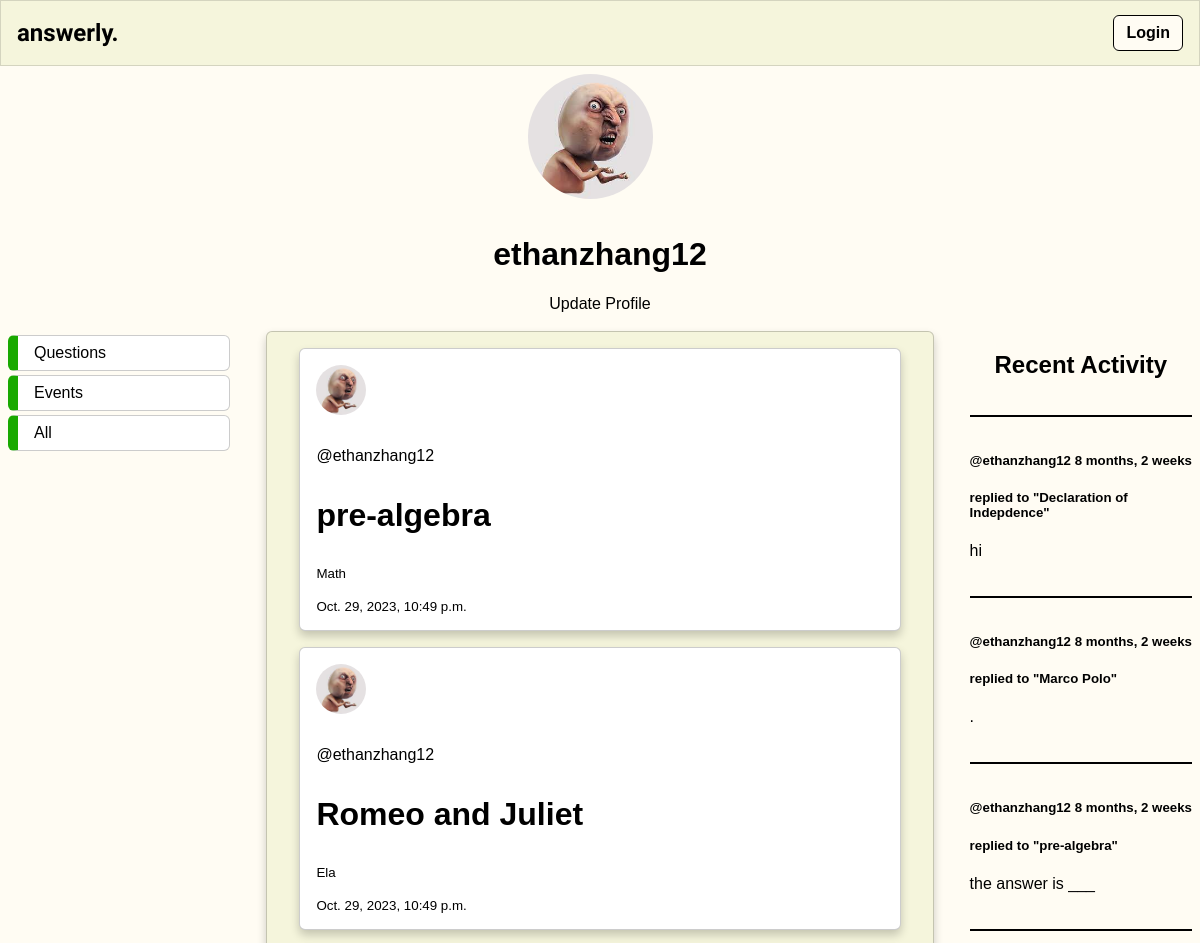
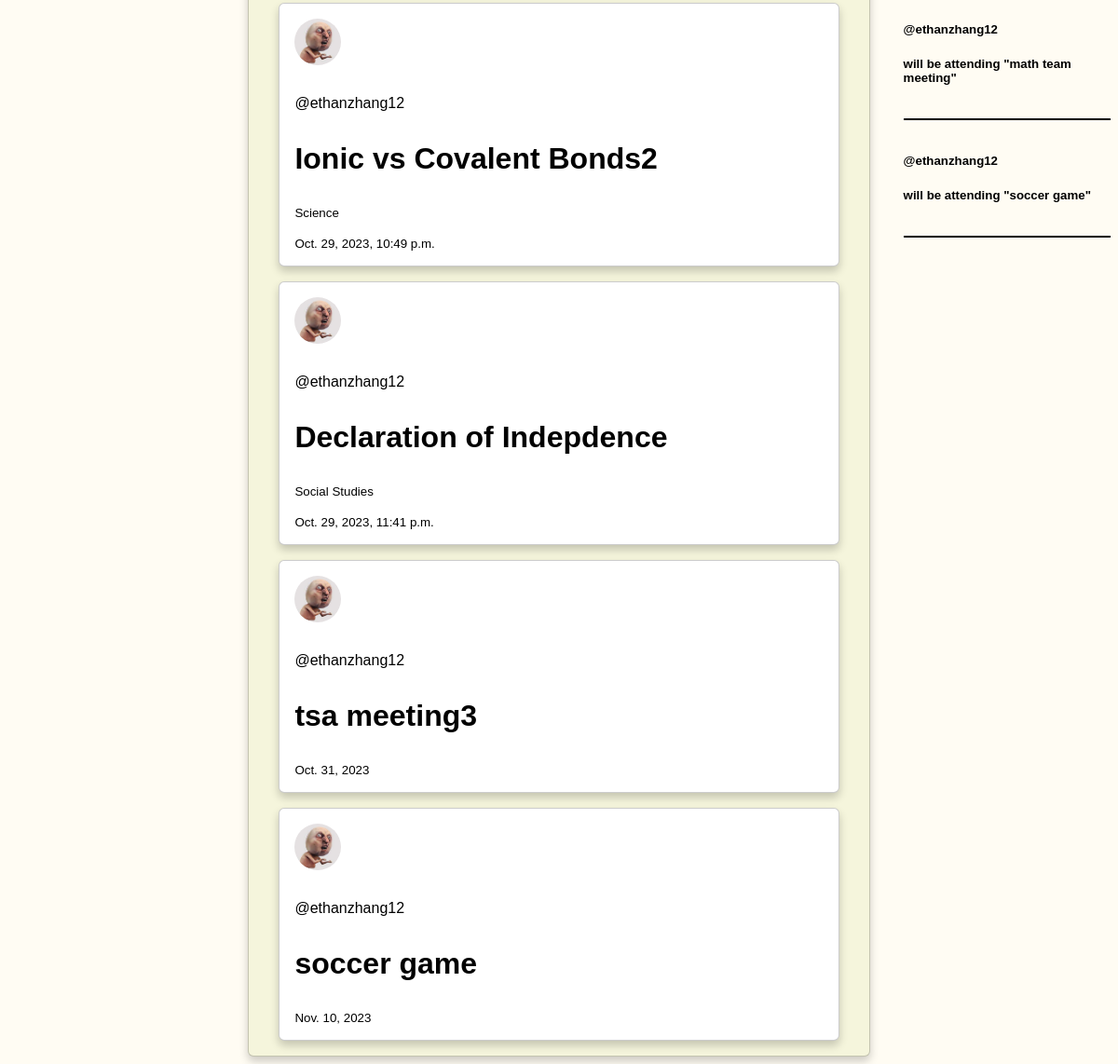
The app's page /profile/1 with its own data (2 pictures, top to bottom).
### questions/models.py (models this page shows, shortened)
class Profile(models.Model):
    user = models.OneToOneField(User, on_delete=models.CASCADE)
    image = models.ImageField(default='default.jpg', upload_to='profile_pics')

class Question(models.Model):
    class Subject(models.TextChoices):
        MATH = 'Math'
        SCIENCE = 'Science'
        SOCIAL_STUDIES = 'Social Studies'
        ELA = 'Ela'
    author = models.ForeignKey(User, on_delete=models.SET_NULL, null=True)
    title = models.CharField(max_length=200)
    subject = models.CharField(max_length=20, choices = Subject.choices, null=False, blank=False )
    description = models.TextField(null=True, blank=True)
    participants = models.ManyToManyField(User, related_name='participants', blank=True)
    updated = models.DateTimeField(auto_now=True)
    image = models.ImageField(default='default.jpg', upload_to='question_images', blank=True, null=True)
    created = models.DateTimeField(auto_now_add=True)
    def __str__(self):
        return self.title

class Event(models.Model):
    title = models.CharField(max_length=200)
    host = models.ForeignKey(User, on_delete=models.SET_NULL, null=True)
    description = models.TextField(null=True, blank=True)
    date = models.DateField(default=datetime.date.today)
    location = models.CharField(max_length=200)
    def __str__(self):
        return self.title

class Response(models.Model):
    user = models.ForeignKey(User, on_delete=models.SET_NULL, null=True)
    question = models.ForeignKey(Question, on_delete=models.CASCADE)
    body = models.TextField()
    created = models.DateTimeField(auto_now_add=True)
    class Meta:
        ordering = ['-created']
    def __str__(self):
        return self.body[0:30]

class EventResponse(models.Model):
    user = models.ForeignKey(User, on_delete=models.SET_NULL, null=True)
    event = models.ForeignKey(Event, on_delete=models.CASCADE, null=True)
    attending = models.BooleanField(null=True, blank=True)
    notattending = models.BooleanField(null=True, blank=True)

### questions/views.py (the view, shortened to what this page needs)
# urls.py: path('profile/<str:pk>', userProfile, name = 'profile'),
def userProfile(request, pk):
    user = User.objects.get(id=pk)
    questions = user.question_set.all()
    events = user.event_set.all()
    questionResponses = user.response_set.all()
    eventResponses = user.eventresponse_set.all()
    q = request.GET.get('q') if request.GET.get('q') != None else ''
    if q == 'questions':
        context = {
            'user': user,
            'questions': questions,
            'events': events,
            'responses': questionResponses,
            'eresponses': eventResponses,
            'type': 'questions'
        }
        return render(request, 'questions/profile.html', context)
    else:
        context = {
            'user': user,
            'questions': questions,
            'events': events,
            'responses': questionResponses,
            'eresponses': eventResponses,
        }
        return render(request, 'questions/profile.html', context)

### questions/templates/questions/profile.html (shortened to what this page needs)
{% extends 'main.html' %}
{% block content %}
<div>
    <center><img class="account-img" style="border-radius: 50%;" src = "{{ user.profile.image.url }}"></center>
</div>
<div>
    <center><h1>{{ user.username }}</h1></center>
    <center><a href = "{% url 'questions:update-profile'%}">Update Profile</a></center><br>
</div>
<div class = "profile-container">
    <div class="browse">
        <a href="{% url 'questions:profile' user.id %}?q=questions">Questions</a>
        <a href="{% url 'questions:profile' user.id %}?q=events">Events</a>
        <a href="{% url 'questions:profile' user.id %}">All</a>
    </div>
    <div>
        {% if type == 'questions' %}
            {% include 'questions/feed_component.html'%}
        {% elif type == 'events' %}
            {% include 'questions/event_feed.html'%}
        {% else %}
            {% include 'questions/feed_component.html'%}
            {% include 'questions/event_feed.html'%}
        {% endif %}
    </div>
    <div>
        {% include 'questions/activity_component.html' %}
        {% include 'questions/events_component.html' %}
    </div>
</div>
{% endblock content%}

### templates/main.html (shortened to what this page needs)
{% load static %}
<html lang="en">
<head>
    <link rel = 'stylesheet' type = 'text/css' media="screen" href="{% static 'styles/main.css' %}">
</head>
<body>
    {% include 'navbar.html' %}
    <div class="wrapper">
        {% block content %}
        {% endblock content %}
    </div>
</body>
</html>

### templates/navbar.html
{% if request.user.is_authenticated %}
  <nav class="topnav">
      <a  href="{% url 'questions:home' %}">answerly.</a>
      <a href="{% url 'questions:profile' request.user.id %}">Profile</a>
      <a href="{% url 'tutor:display-messages' request.user.id %}">Messages</a>
      <a href="{% url 'questions:logout' %}">Logout</a>
  </nav>
{% else %}
  <nav class="topnav">
      <a href="{% url 'questions:home' %}">answerly.</a>
      <a href="{% url 'questions:login' %}">Login</a>
  </nav>
{% endif %}

### questions/templates/questions/feed_component.html (shortened to what this page needs)
{% for question in questions %}
    <article class="media content-section">
            <div class = "media-body">
                <img class="account-img" style="border-radius: 50%; width: 50px; height: 50px;" src = "{{ question.author.profile.image.url }}">
                <p><a href="{% url 'questions:profile' question.author.id %}">@{{question.author.username}}</a></p>
                <h3><a href="{% url 'questions:question' question.id %}">{{ question.title }}</a></h3>
                <small>{{question.subject}}</small><br><br>
                <small>{{ question.created }}</small>
            </div>
    </article>
{% endfor %}

### questions/templates/questions/event_feed.html (shortened to what this page needs)
{% for event in events %}
    <article class = "media content-section">
            <div>
                <img class="account-img" style="border-radius: 50%; width: 50px; height: 50px;" src = "{{ event.host.profile.image.url }}">
                <p><a href="{% url 'questions:profile' event.host.id %}">@{{event.host.username}}</a></p>
                <h3><a href="{% url 'questions:event' event.id %}">{{ event.title }}</a></h3>
                <small>{{ event.date }}</small>
            </div>
    </article>
{% endfor %}

### questions/templates/questions/activity_component.html
<h2>Recent Activity</h2>
<hr>
{% for message in responses %}
    <div class="media-body">
        <h5><a href="{% url 'questions:profile' message.user.id %}">@{{ message.user }}</a> {{ message.created|timesince }}</h5>
        <h5>replied to <a href="{% url 'questions:question' message.question.id %}">"{{ message.question }}"</a></h5>
        <p>{{ message }}</p>
        <hr>
    </div>
{% endfor %}

### questions/templates/questions/events_component.html
{% for message in eresponses %}
    <div >
        <h5><a href="{% url 'questions:profile' message.user.id %}">@{{ message.user }}</a></h5>
        <h5>will be attending <a href="{% url 'questions:event' message.event.id %}">"{{ message.event }}"</a></h5>
        <hr>
    </div>
{% endfor %}

### static/styles/main.css (style rules this page uses)
h3 { font-size: 2rem; }
a { color: #71c6dd; text-decoration: None; }
.account-img { height: 125px; width: 125px; margin-right: 20px; margin-bottom: 16px; border-radius: 50%; }
:root { --primary: #fffcf3; --secondary: #fff; --font-color: #000; --accent: #f5f5dc; }
nav > a { color: var(--font-color) }
body { color: var(--font-color); font-family: sans-serif; background: var(--primary); margin: 0; }
.wrapper { margin: 8px; }
.home-container, .profile-container { display: grid; grid-template-columns: 1fr 3fr 1fr; gap: 2.25rem; }
.home-container > div:nth-child(2), .profile-container > div:nth-child(2) { padding: 0 2rem; background-color: var(--accent); border: 1px solid rgba(0, 0, 0, 0.2); border-radius: 6px; box-shadow: 0 5px 10px #0003; }
.home-container > div:nth-child(2) > article, .profile-container > div:nth-child(2) > article { padding: 1rem; margin: 1rem 0; border-radius: 6px; border: 1px solid rgba(0, 0, 0, 0.2); box-shadow: 0 5px 10px #0003; background-color: var(--secondary); }
h1, h2 { text-align: center; }
article { padding: 1rem 0; margin: 1rem; background-color: var(--accent); border: 1px solid rgba(0, 0, 0, 0.2); box-shadow: 0 5px 10px #0003; border-radius: 6px; }
hr { height: 2px; margin: 2.25rem 0; border: none; background-color: var(--font-color); }
a { color: var(--font-color); text-decoration: none; }
nav { height: 4rem; max-width: 100%; padding: 0 1rem; display: flex; align-items: center; gap: 1rem; font-weight: bold; background-color: var(--accent); border: 1px solid #0002; }
nav a:first-child { font-size: 1.5rem; font-family: "Judson"; }
nav a:nth-child(2) { margin-left: auto; padding: 8px 12px; }
nav a:last-of-type { background-color: var(--primary); border: 1px solid var(--font-color); border-radius: 6px; padding: 8px 12px; }
.browse a { display: block; padding: 0.5rem 1rem; margin: 0.25rem 0; border: 1px solid rgba(0, 0, 0, 0.2); border-radius: 6px; background-color: var(--secondary); border-left: 10px solid #19a900; }

### questions/templates/questions/profile.html (style rules this page uses)
.profile-container { display: grid; grid-template-columns: 1fr 3fr 1fr; }

### records on screen
Question: author.profile.image (picture), author.username "ethanzhang12", title "pre-algebra", subject "Math", created "Oct. 29, 2023, 10:49 p.m."
Question: author.profile.image (picture), author.username "ethanzhang12", title "Romeo and Juliet", subject "Ela", created "Oct. 29, 2023, 10:49 p.m."
Question: author.profile.image (picture), author.username "ethanzhang12", title "Ionic vs Covalent Bonds2", subject "Science", created "Oct. 29, 2023, 10:49 p.m."
Question: author.profile.image (picture), author.username "ethanzhang12", title "Declaration of Indepdence", subject "Social Studies", created "Oct. 29, 2023, 11:41 p.m."
Event: host.profile.image (picture), host.username "ethanzhang12", title "tsa meeting3", date "Oct. 31, 2023"
Event: host.profile.image (picture), host.username "ethanzhang12", title "soccer game", date "Nov. 10, 2023"
Response: user "ethanzhang12", created "8 months, 2 weeks", question "Declaration of Indepdence", body "hi"
Response: user "ethanzhang12", created "8 months, 2 weeks", question "Marco Polo", body "."
Response: user "ethanzhang12", created "8 months, 2 weeks", question "pre-algebra", body "the answer is ___"
EventResponse: user "ethanzhang12", event "math team meeting"
EventResponse: user "ethanzhang12", event "soccer game"

### other values on screen
{{ user.username }} "ethanzhang12"
